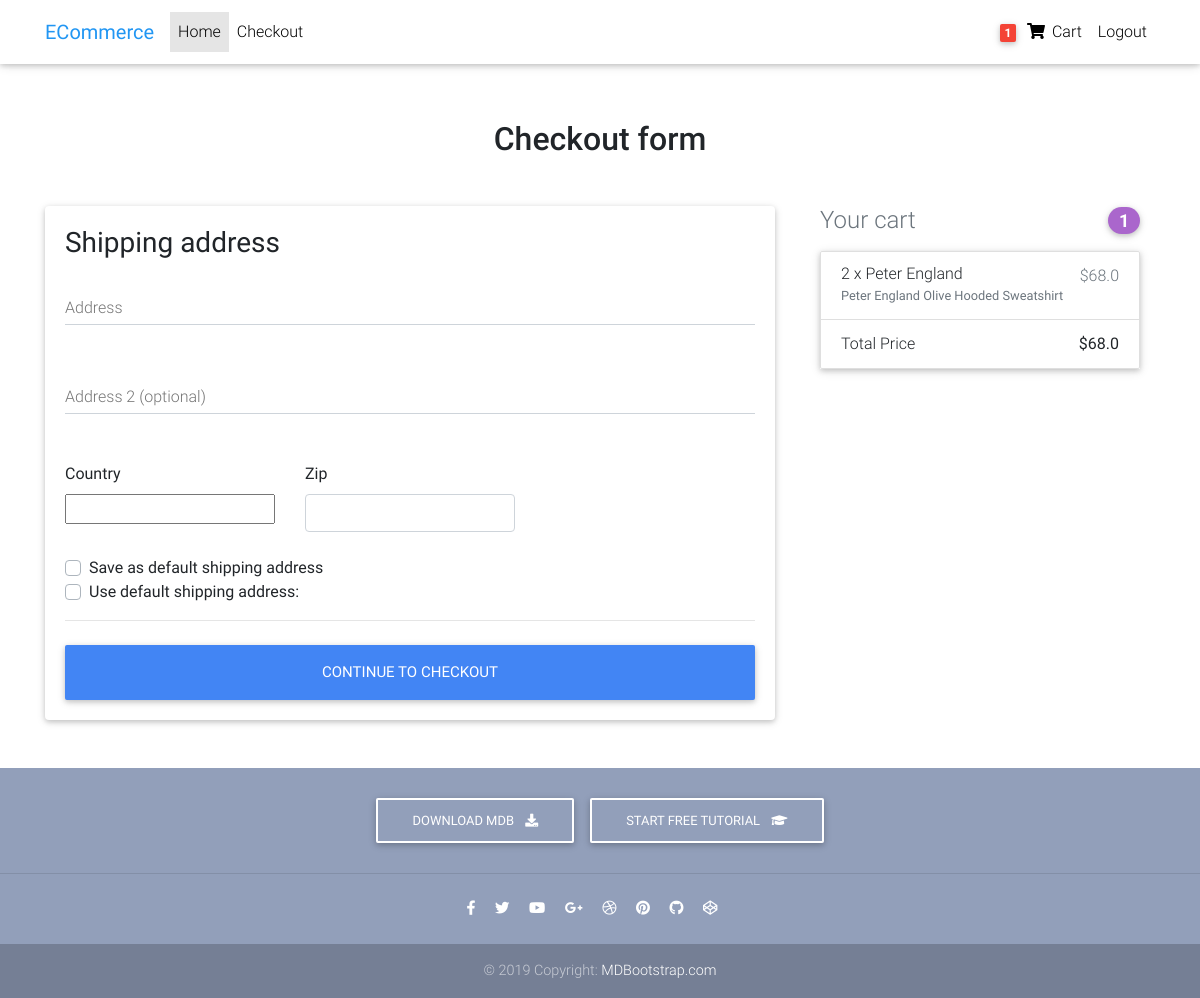
/check/ (signed in), run on an earlier commit of the app's database.
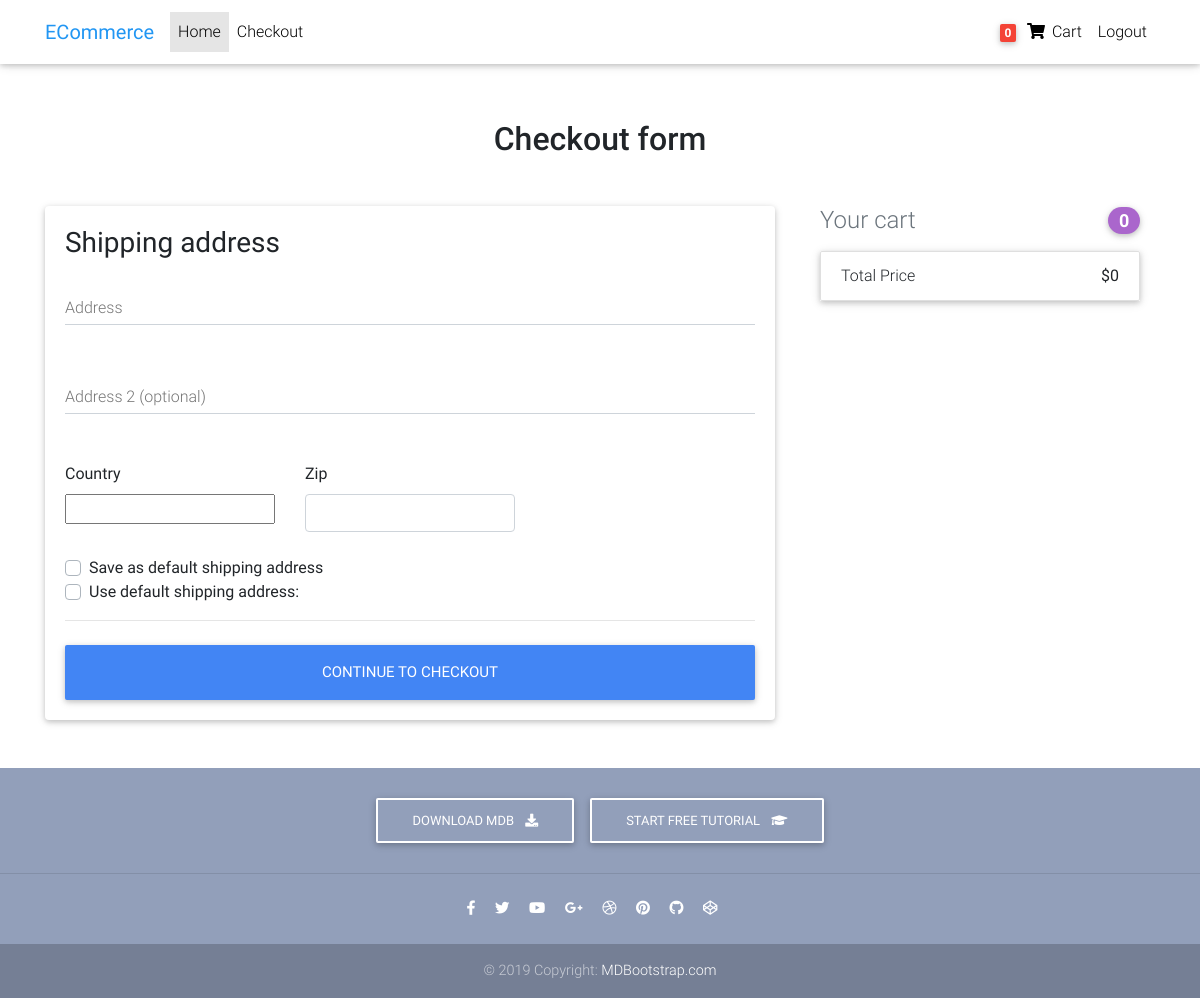
And on a later commit of the database.
### core/models.py (models this page shows, shortened)
class Order(models.Model):
    user = models.ForeignKey(settings.AUTH_USER_MODEL,
                             on_delete=models.CASCADE)
    items = models.ManyToManyField(OrderItem)
    start_date = models.DateTimeField(auto_now_add=True)
    ordered_date = models.DateTimeField()
    ordered = models.BooleanField(default=False)
    shipping_address = models.ForeignKey(
        'Address', related_name='shipping_address', on_delete=models.SET_NULL, blank=True, null=True)
    def get_total(self):
        total = 0
        for order_item in self.items.all():
            total += order_item.get_final_price()
        return total

class OrderItem(models.Model):
    user = models.ForeignKey(settings.AUTH_USER_MODEL,
                             on_delete=models.CASCADE)
    ordered = models.BooleanField(default=False)
    item = models.ForeignKey(Item, on_delete=models.CASCADE)
    quantity = models.IntegerField(default=1)
    def get_total_discount_item_price(self):
        return self.quantity * self.item.discount_price
    def get_final_price(self):
        if self.item.discount_price:
            return self.get_total_discount_item_price()
        return self.get_total_item_price()

class Item(models.Model):
    title = models.CharField(max_length=100)
    price = models.FloatField()
    discount_price = models.FloatField(blank=True, null=True)
    category = models.CharField(choices=CATEGORY_CHOICES, max_length=2)
    label = models.CharField(choices=LABEL_CHOICES, max_length=1)
    slug = models.SlugField()
    description = models.TextField()

### core/views.py (the view, shortened to what this page needs)
# urls.py: path('check/', CheckoutView.as_view(), name='checkout'),
class CheckoutView(View):
    def get(self, *args, **kwargs):
        try:
            order = Order.objects.get(user=self.request.user, ordered=False)
            form = CheckoutForm()
            context = {
                'form': form,
                'order': order,
            }
            shipping_address_qs = Address.objects.filter(
                user=self.request.user,
                default=True
            )
            if shipping_address_qs.exists():
                context.update(
                    {'default_shipping_address': shipping_address_qs[0]})
            return render(self.request, "checkout.html", context)
        except ObjectDoesNotExist:
            messages.info(self.request, "You do not have an active order")
            return redirect("/")

### core/forms.py
class CheckoutForm(forms.Form):
    shipping_address = forms.CharField(required=False)
    shipping_address2 = forms.CharField(required=False)
    shipping_country = CountryField(blank_label='(select country)').formfield(
        required=False,
        widget=CountrySelectWidget(attrs={
            'class': 'custom-select d-block w-100',
        }))
    shipping_zip = forms.CharField(required=False)
    set_default_shipping = forms.BooleanField(required=False)
    use_default_shipping = forms.BooleanField(required=False)

### core/templatetags/cart_template_tags.py (called while the page is built)
@register.filter
def cart_item_count(user):
    if user.is_authenticated:
        qs = Order.objects.filter(user=user, ordered=False)
        if qs.exists():
            return qs[0].items.count()
    return 0

### templates/checkout.html (shortened to what this page needs)
{% extends "base.html" %}
{% block content %}
  <main >
    <div class="container">
      <h2 class="my-5 h2 text-center">Checkout form</h2>
      <div class="row">
        <div class="col-md-8 mb-4">
          <div class="card">
            <form method="POST" class="card-body">
              <h3>Shipping address</h3>
              <div class='hideable_shipping_form'>
                <div class="md-form mb-5">
                  <input type='text'  id='shipping_address' name='shipping_address' class='form-control' />
                  <label for="shipping_address" class="">Address</label>
                </div>
                <div class="md-form mb-5">
                  <input type='text'  id='shipping_address2' name='shipping_address2' class='form-control' />
                  <label for="shipping_address2" class="">Address 2 (optional)</label>
                </div>
                <div class="row">
                  <div class="col-lg-4 col-md-12 mb-4">
                    <label for="country">Country</label>
                    {{ form.shipping_country }}
                  </div>
                  <div class="col-lg-4 col-md-6 mb-4">
                    <label for="shipping_zip">Zip</label>
                    <input type='text' id='shipping_zip' name='shipping_zip' class='form-control' />
                  </div>
                </div>
                <div class="custom-control custom-checkbox">
                  <label class="custom-control-label" for="set_default_shipping">Save as default shipping address</label>
                </div>
              </div>
              {% if default_shipping_address %}
              <div class="custom-control custom-checkbox">
                <label class="custom-control-label" for="use_default_shipping">Use default shipping address: {{ default_shipping_address.street_address|truncatechars:10 }}</label>
              </div>
              {% endif %}
              <hr class="mb-4">
              <button class="btn btn-primary btn-lg btn-block" type="submit">Continue to checkout</button>
            </form>
          </div>
        </div>
        <div class="col-md-4 mb-4">
            {% include "order_snippet.html" %}
        </div>
      </div>
    </div>
  </main>
{% endblock content %}

### templates/base.html (shortened to what this page needs)
{% load static %}
{% load cart_template_tags %}
<!DOCTYPE html>
<html lang="en">
<head>
  <link rel="stylesheet" href="https://use.fontawesome.com/releases/v5.8.1/css/all.css">
  <link href="{% static 'css/bootstrap.min.css' %}" rel="stylesheet">
  <link href="{% static 'css/mdb.min.css' %}" rel="stylesheet">
  <link href="{% static 'css/style.min.css' %}" rel="stylesheet">
</head>
<body>
 <nav class="navbar fixed-top navbar-expand-lg navbar-light white scrolling-navbar">
  <div class="container">
    <a class="navbar-brand waves-effect" href="https://mdbootstrap.com/docs/jquery/" target="_blank">
      <strong class="blue-text">ECommerce</strong>
    </a>
    <div class="collapse navbar-collapse" id="navbarSupportedContent">
      <ul class="navbar-nav mr-auto">
        <li class="nav-item active">
          <a class="nav-link waves-effect" href="/">Home
          </a>
        </li>
        <li class="nav-item">
          <a class="nav-link waves-effect" href="/check" >Checkout</a>
        </li>
      </ul>
      <ul class="navbar-nav nav-flex-icons">
        {% if request.user.is_authenticated %}
          <li class="nav-item">
            <a href="{% url 'core:order-summary' %}" class="nav-link waves-effect">
              <span class="badge red z-depth-1 mr-1"> {{request.user|cart_item_count}} </span>
              <i class="fas fa-shopping-cart"></i>
              <span class="clearfix d-none d-sm-inline-block"> Cart </span>
            </a>
          </li>
          <li class="nav-item">
            <a class="nav-link waves-effect" href="{% url 'account_logout' %}">
              <span class="clearfix d-none d-sm-inline-block"> Logout </span>
            </a>
          </li>
          {% endif %}
      </ul>
    </div>
  </div>
</nav>
    <div class="mt-5 pt-4">
    </div>
    {% block content %}
    {% endblock content %}
    <footer class="page-footer text-center font-small mt-4 wow fadeIn">
      <div class="pt-4">
        <a class="btn btn-outline-white" href="https://mdbootstrap.com/docs/jquery/getting-started/download/" target="_blank"
          role="button">Download MDB
          <i class="fas fa-download ml-2"></i>
        </a>
        <a class="btn btn-outline-white" href="https://mdbootstrap.com/education/bootstrap/" target="_blank" role="button">Start
          free tutorial
          <i class="fas fa-graduation-cap ml-2"></i>
        </a>
      </div>
      <hr class="my-4">
    <div class="pb-4">
      <a href="https://www.facebook.com/mdbootstrap" target="_blank">
        <i class="fab fa-facebook-f mr-3"></i>
      </a>
      <a href="https://twitter.com/MDBootstrap" target="_blank">
        <i class="fab fa-twitter mr-3"></i>
      </a>
      <a href="https://www.youtube.com/watch?v=7MUISDJ5ZZ4" target="_blank">
        <i class="fab fa-youtube mr-3"></i>
      </a>
      <a href="https://plus.google.com/u/0/b/107863090883699620484" target="_blank">
        <i class="fab fa-google-plus-g mr-3"></i>
      </a>
      <a href="https://dribbble.com/mdbootstrap" target="_blank">
        <i class="fab fa-dribbble mr-3"></i>
      </a>
      <a href="https://pinterest.com/mdbootstrap" target="_blank">
        <i class="fab fa-pinterest mr-3"></i>
      </a>
      <a href="https://github.com/mdbootstrap/bootstrap-material-design" target="_blank">
        <i class="fab fa-github mr-3"></i>
      </a>
      <a href="http://codepen.io/mdbootstrap/" target="_blank">
        <i class="fab fa-codepen mr-3"></i>
      </a>
    </div>
    <div class="footer-copyright py-3">
      © 2019 Copyright:
      <a href="https://mdbootstrap.com/education/bootstrap/" target="_blank"> MDBootstrap.com </a>
    </div>
  </footer>
</body>
</html>
</body>
</html>

### templates/order_snippet.html
<div class="col-md-12 mb-4">
    <h4 class="d-flex justify-content-between align-items-center mb-3">
    <span class="text-muted">Your cart</span>
    <span class="badge badge-secondary badge-pill">{{ order.items.count }}</span>
    </h4>
    <ul class="list-group mb-3 z-depth-1">
    {% for order_item in order.items.all %}
    <li class="list-group-item d-flex justify-content-between lh-condensed">
        <div>
        <h6 class="my-0">{{ order_item.quantity }} x {{ order_item.item.title}}</h6>
        <small class="text-muted">{{ order_item.item.description}}</small>
        </div>
        <span class="text-muted">${{ order_item.get_final_price }}</span>
    </li>
    {% endfor %}
    <li class="list-group-item d-flex justify-content-between">
        <span>Total Price</span>
        <strong>${{ order.get_total }}</strong>
    </li>
    </ul>
</div>

### templates/base.html (style rules this page uses)
html, body, header, .carousel { height: 60vh; }

What changed in the data, as far as the page shows it:
removed OrderItem: quantity "2", item "Peter England", item.description "Peter England Olive Hooded Sweatshirt", get_final_price "68.0"
computed for Order: items.count "1" → "0"; get_total "68.0" → "0"
Also different on the page:
{{ request.user|cart_item_count }}: "1" → "0"
